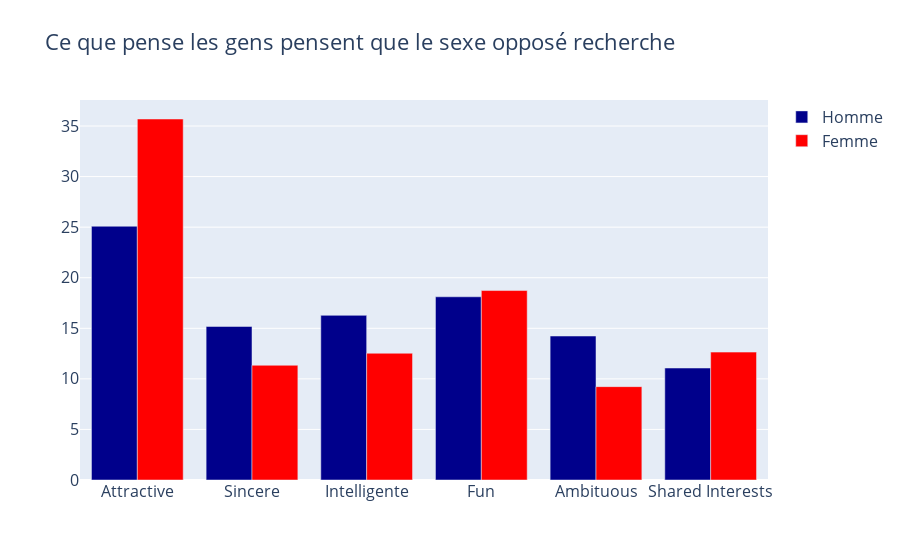

The code cell stored with this chart in its notebook:
### Code cell
trace1 = go.Bar(
    y=list(atributes_gender_2.iloc[1]),
    x=atributes_gender.columns.values,
    name='Homme',
    marker=dict(
        color='darkblue'
    )
)
trace2 = go.Bar(
    y=list(atributes_gender_2.iloc[0]),
    x=atributes_gender.columns.values,
    name='Femme',
    marker=dict(
        color='red'
    )
)

data = [trace1, trace2]
layout = go.Layout(
    title='Ce que pense les gens pensent que le sexe opposé recherche',
    font=dict(
        size=16
    ),
    legend=dict(
        font=dict(
            size=16
        )
    )
)
fig = go.Figure(data=data, layout=layout)
py.iplot(fig, filename='barchart')

### Figure 1 — Plotly figure (JSON) as saved in the notebook; plotly's stock layout.template omitted (floating-point values rounded to 4 significant figures)
{"data": [{"marker": {"color": "darkblue"}, "name": "Homme", "type": "bar", "x": ["Attractive", "Sincere", "Intelligente", "Fun", "Ambituous", "Shared Interests"], "y": [25.09, 15.18, 16.28, 18.12, 14.23, 11.07]}, {"marker": {"color": "red"}, "name": "Femme", "type": "bar", "x": ["Attractive", "Sincere", "Intelligente", "Fun", "Ambituous", "Shared Interests"], "y": [35.69, 11.34, 12.53, 18.73, 9.231, 12.65]}], "layout": {"autosize": true, "font": {"size": 16}, "legend": {"font": {"size": 16}}, "title": {"text": "Ce que pense les gens pensent que le sexe opposé recherche"}, "xaxis": {"autorange": true, "range": [-0.5, 5.5], "type": "category"}, "yaxis": {"autorange": true, "range": [0, 37.57], "type": "linear"}}}
